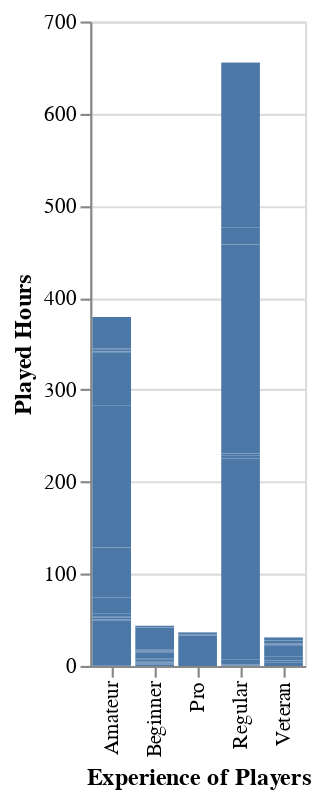

Write notebook code for a chart like this one.
### Code cell
players_plot_bar1 = alt.Chart(dropped_players).mark_bar().encode(
    x = alt.X("experience").title("Experience of Players"),
    y = alt.Y("played_hours").title("Played Hours")
)
players_plot_bar1

### Figure 1 — Vega-Lite specification as saved in the notebook (floating-point values rounded to 4 significant figures; data arrays with more than 128 entries replaced by an {"elided": "..."} marker saying what was removed)
{"config": {"view": {"continuousWidth": 300, "continuousHeight": 300}}, "data": {"name": "data-2def6b37beff92aab52e02bfdd6aab08"}, "mark": {"type": "bar"}, "encoding": {"x": {"field": "experience", "title": "Experience of Players", "type": "nominal"}, "y": {"field": "played_hours", "title": "Played Hours", "type": "quantitative"}}, "$schema": "https://vega.github.io/schema/vega-lite/v5.20.1.json", "datasets": {"data-2def6b37beff92aab52e02bfdd6aab08": {"elided": "196 records"}}}
